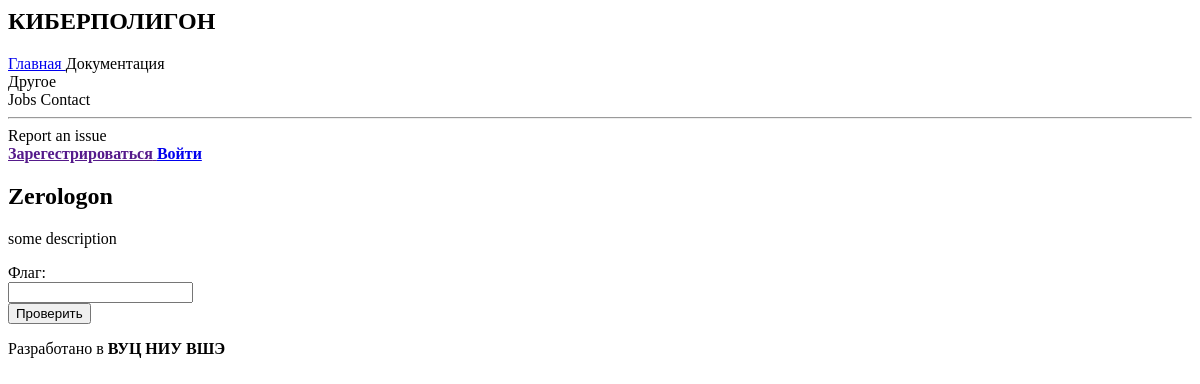
/cyberpolygon/zerologon/, run on an earlier commit of the app's database.
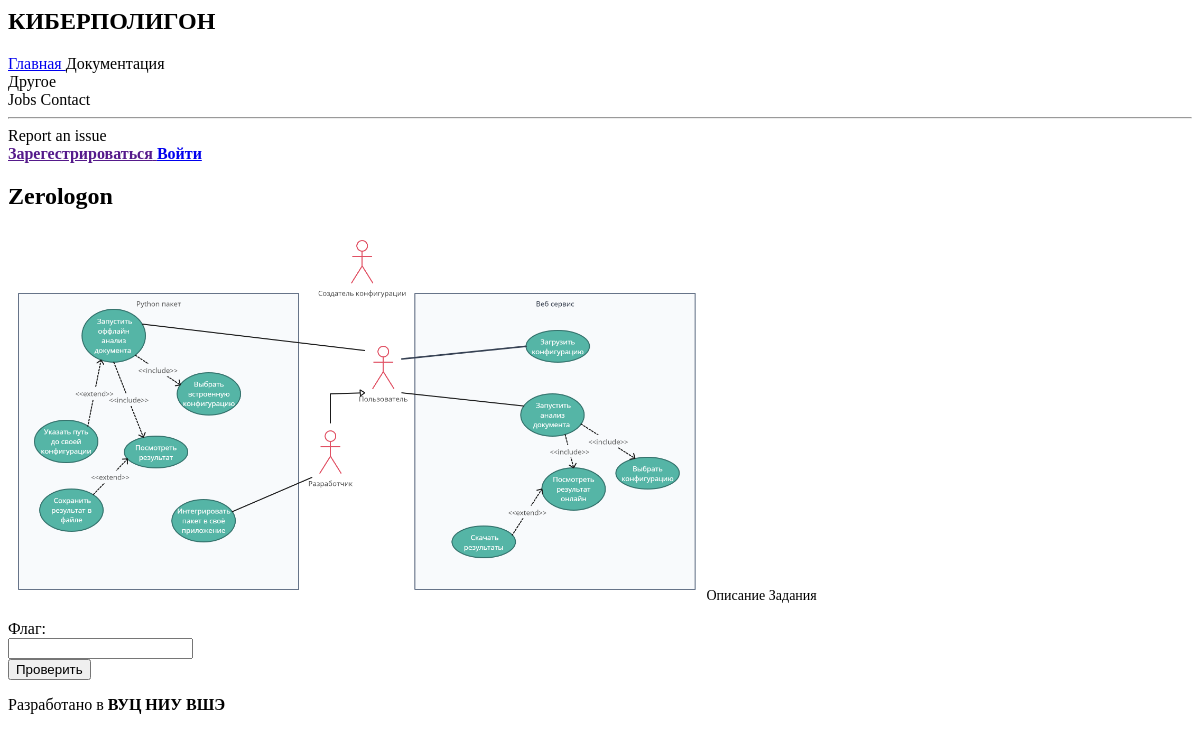
And on a later commit of the database.
### interface/models.py (models this page shows, shortened)
class Lab(models.Model):
    name = models.CharField('Имя', max_length=255, primary_key=True)
    description = models.TextField('Описание')
    answer_flag = models.CharField('Ответный флаг', max_length=1024, null=True)
    slug = models.SlugField('Название в адресной строке', unique=True)
    class Meta:
        verbose_name = 'Лабораторная работа'
        verbose_name_plural = 'Лабораторные работы'

### interface/views.py (the view, shortened to what this page needs)
# urls.py: path("<slug:slug>/", LabDetailView.as_view(), name="lab-detail"),
class LabDetailView(DetailView):
    model = Lab
    def get_context_data(self, **kwargs):
        context = super().get_context_data(**kwargs)
        context["form"] = LabAnswerForm()
        context["submitted"] = False
        return context

### interface/forms.py
class LabAnswerForm(forms.Form):
    answer_flag = forms.CharField(label="Флаг:", widget=forms.TextInput(attrs={'class': 'input', 'type': 'text'}))

### templates/interface/lab_detail.html (shortened to what this page needs)
{% extends 'interface/base.html' %}
{% block content %}
    <div class="columns is-centered">
        <div class="column is-two-thirds">
            <h1 class="title is-2">{{ object.name }}</h1>
            <p><div class="content">{{ object.description | safe  }}</div></p>
            {% if submitted %}
                <div class="notification is-success">Вы выполнили работу!</div>
            {% else %}
                <form action="" method="get">
                {% for field in form %}
                    <div class="field">
                        <label class="label" for="{{ field.auto_id }}">{{ field.label }}</label>
                        <div class="control">
                            {{ field }}
                        </div>
                    </div>
                {% endfor %}
                <input class="button is-danger" type="submit" value="Проверить">
            </form>
            {% endif %}
        </div>
    </div>
{% endblock %}

### templates/interface/base.html (shortened to what this page needs)
<head>
{% load django_simple_bulma %}
</head>
<nav class="navbar is-black" role="navigation" aria-label="main navigation">
  <div class="navbar-brand">
    <a class="navbar-item">
      <h1><strong>КИБЕРПОЛИГОН</strong></h1>
    </a>
  </div>
  <div id="navbarBasicExample" class="navbar-menu">
    <div class="navbar-start">
      <a class="navbar-item" href="{% url 'interface:lab-list' %}">
        Главная
      </a>
      <a class="navbar-item">
        Документация
      </a>
      <div class="navbar-item has-dropdown is-hoverable">
        <a class="navbar-link">
          Другое
        </a>
        <div class="navbar-dropdown">
          <a class="navbar-item">
            Jobs
          </a>
          <a class="navbar-item">
            Contact
          </a>
          <hr class="navbar-divider">
          <a class="navbar-item">
            Report an issue
          </a>
        </div>
      </div>
    </div>
    <div class="navbar-end">
      <div class="navbar-item">
        <div class="buttons">
            {% if user.is_authenticated %}
                {% if user.is_superuser %}
                    <a class="button is-light" href="{% url 'admin:index' %}">
                        <strong>Админ-панель</strong>
                    </a>
                {% endif %}
                <form class="m-0" method="post" action="{% url 'logout' %}">
                    {% csrf_token %}
                    <button class="button is-light" type="submit"><strong>Выйти</strong></button>
                </form>
            {% else %}
              <a class="button is-primary" href="">
                <strong>Зарегестрироваться</strong>
              </a>
              <a class="button is-light" href="{% url 'login' %}">
                <strong>Войти</strong>
              </a>
            {% endif %}
        </div>
      </div>
    </div>
  </div>
</nav>
<body>
    <section class="hero is-fullheight-with-navbar">
        <div class="section">
            {% block content %}
            {% endblock %}
        </div>
    </section>
</body>
<footer class="footer mt-auto">
  <div class="content has-text-centered">
    <p>
      Разработано в <strong>ВУЦ НИУ ВШЭ</strong>
    </p>
  </div>
</footer>

What changed in the data, as far as the page shows it:
changed Lab "Zerologon": description: picture added; description "some description" → "Описание Задания"
